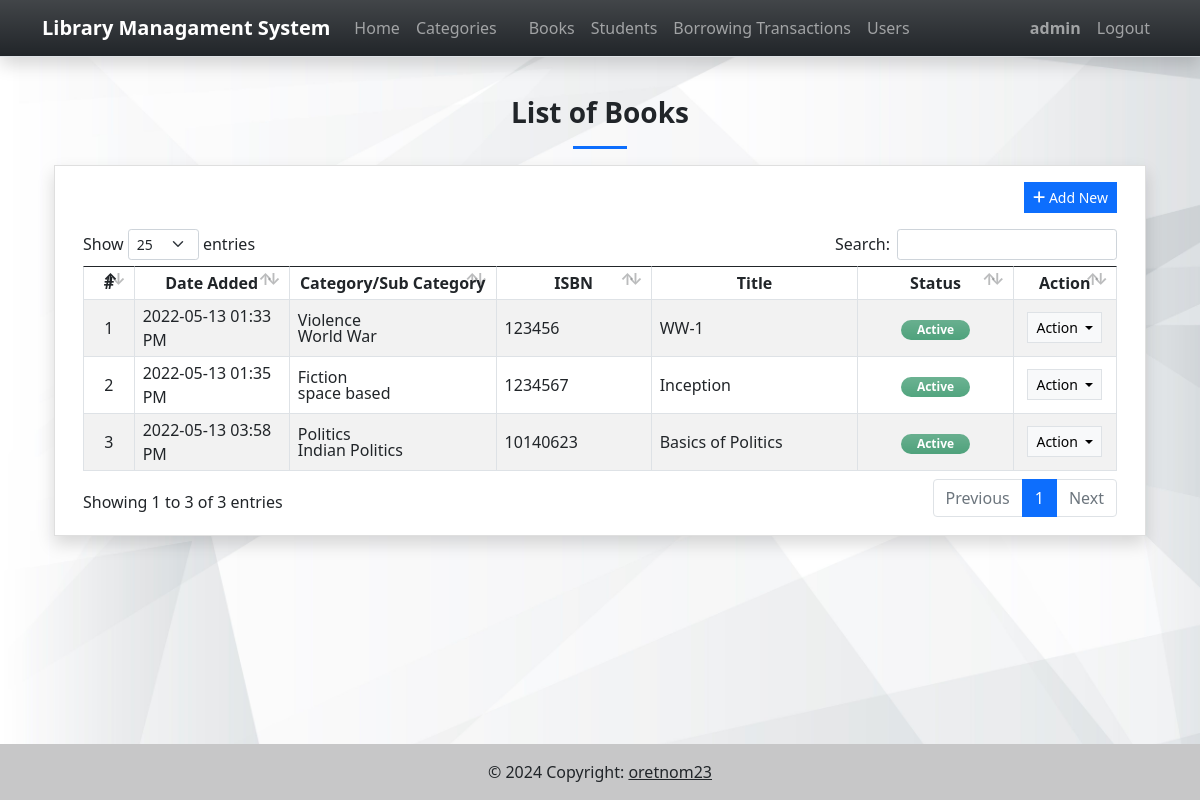
Page /books (signed in) on the committed database.
### lmsApp/models.py (models this page shows, shortened)
class Books(models.Model):
    sub_category = models.ForeignKey(SubCategory, on_delete= models.CASCADE)
    isbn = models.CharField(max_length=250)
    title = models.CharField(max_length=250)
    description = models.TextField(blank=True, null= True)
    author = models.TextField(blank=True, null= True)
    publisher = models.CharField(max_length=250)
    date_published = models.DateTimeField()
    status = models.CharField(max_length=2, choices=(('1','Active'), ('2','Inactive')), default = 1)
    delete_flag = models.IntegerField(default = 0)
    date_added = models.DateTimeField(default = timezone.now)
    date_created = models.DateTimeField(auto_now = True)
    class Meta:
        verbose_name_plural = "List of Books"

class SubCategory(models.Model):
    category = models.ForeignKey(Category, on_delete= models.CASCADE)
    name = models.CharField(max_length=250)
    description = models.TextField(blank=True, null= True)
    status = models.CharField(max_length=2, choices=(('1','Active'), ('2','Inactive')), default = 1)
    delete_flag = models.IntegerField(default = 0)
    date_added = models.DateTimeField(default = timezone.now)
    date_created = models.DateTimeField(auto_now = True)
    class Meta:
        verbose_name_plural = "List of Sub-Categories"

class Category(models.Model):
    name = models.CharField(max_length=250)
    description = models.TextField(blank=True, null= True)
    status = models.CharField(max_length=2, choices=(('1','Active'), ('2','Inactive')), default = 1)
    delete_flag = models.IntegerField(default = 0)
    date_added = models.DateTimeField(default = timezone.now)
    date_created = models.DateTimeField(auto_now = True)
    class Meta:
        verbose_name_plural = "List of Categories"

### lmsApp/views.py (the view)
# urls.py: path('books',views.books,name='book-page'),
@login_required
def books(request):
    context = context_data(request)
    context['page'] = 'book'
    context['page_title'] = "Book List"
    context['books'] = models.Books.objects.filter(delete_flag = 0).all()
    return render(request, 'books.html', context)

### lmsApp/views.py (called while the page is built)
def context_data(request):
    fullpath = request.get_full_path()
    abs_uri = request.build_absolute_uri()
    abs_uri = abs_uri.split(fullpath)[0]
    context = {
        'system_host' : abs_uri,
        'page_name' : '',
        'page_title' : '',
        'system_name' : 'Library Managament System',
        'topbar' : True,
        'footer' : True,
    }
    return context

### lmsApp/templates/books.html (shortened to what this page needs)
{% extends 'base.html' %} {% load static %} {% block pageContent %}
<section class="py-4">
    <div class="container">
        <h3 class="fw-bolder text-center">List of Books</h3>
        <center>
            <hr class="bg-primary opacity-100" style="height:3px" width="5%">
        </center>
        <div class="card rounded-0 shadow">
            <div class="card-body">
                <div class="container-fluid">
                    <div class="text-end mb-3">
                        <button class="btn btn-sm btn-primary rounded-0 bg-gradient-primary" type="button" id="create_new"><i class="fa fa-plus"></i> Add New</button>
                    </div>
                    <table class="table table-bordered table-striped" id="book-tbl">
                        <colgroup>
                            <col width="5%">
                            <col width="15%">
                            <col width="20%">
                            <col width="15%">
                            <col width="20%">
                            <col width="15%">
                            <col width="10%">
                        </colgroup>
                        <thead>
                            <tr>
                                <th class="text-center">#</th>
                                <th class="text-center">Date Added</th>
                                <th class="text-center">Category/Sub Category</th>
                                <th class="text-center">ISBN</th>
                                <th class="text-center">Title</th>
                                <th class="text-center">Status</th>
                                <th class="text-center">Action</th>
                            </tr>
                        </thead>
                        <tbody>
                            {% for book in books %}
                            <tr>
                                <td class="text-center">{{ forloop.counter }}</td>
                                <td>{{ book.date_added|date:"Y-m-d h:i A"}}</td>
                                <td>
                                    <div class="lh-1">
                                        <div>{{ book.sub_category.category.name}}</div>
                                        <div>{{ book.sub_category.name}}</div>
                                    </div>
                                </td>
                                <td>{{ book.isbn}}</td>
                                <td>{{ book.title }}</td>
                                <td class="text-center">
                                    {% if book.status == '1' %}
                                    <span class="badge badge-success bg-gradient bg-success px-3 rounded-pill bg-opacity-75 text-sm py-1">Active</span> {% else %}
                                    <span class="badge badge-secondary bg-gradient bg-secondary px-3 rounded-pill bg-opacity-75 text-sm py-1">Inactive</span> {% endif %}
                                </td>
                                <td class="text-center">
                                    <div class="dropdown">
                                        <button class="btn btn-light btn-sm rounded-0 border dropdown-toggle" type="button" id="abtn{{book.pk}}" data-bs-toggle="dropdown" aria-expanded="false">
                                          Action
                                        </button>
                                    </div>
                                </td>
                            </tr>
                            {% endfor %}
                        </tbody>
                    </table>
                </div>
            </div>
        </div>
    </div>
</section>
{% endblock pageContent %}

### lmsApp/templates/topNavigation.html (shortened to what this page needs)
{% load static %}
<header>
    <nav class="navbar navbar-expand-lg navbar-dark bg-dark bg-gradient fixed-top shadow border-bottom">
        <div class="container">
            <a class="navbar-brand" target="_blank" href="./">
                <b>{{system_name}}</b>
            </a>
            <div class="collapse navbar-collapse" id="navbarExample01">
                <ul class="navbar-nav me-auto mb-2 mb-lg-0" id="topNav">
                    {% if request.user.is_authenticated %}
                    <li class="nav-item">
                        <a class="nav-link" aria-current="page" href="{% url 'home-page' %}">Home</a>
                    </li>
                    <li class="nav-item">
                        <a class="nav-link" aria-current="page" href="{% url 'category-page' %}">Categories</a>
                    </li>
                    <li class="nav-item">
                        <a class="nav-link" aria-current="page" href="{% url 'sub_category-page' %}"></a>
                    </li>
                    <li class="nav-item">
                        <a class="nav-link" aria-current="page" href="{% url 'book-page' %}">Books</a>
                    </li>
                    <li class="nav-item">
                        <a class="nav-link" aria-current="page" href="{% url 'student-page' %}">Students</a>
                    </li>
                    <li class="nav-item">
                        <a class="nav-link" aria-current="page" href="{% url 'borrow-page' %}">Borrowing Transactions</a>
                    </li>
                    {% if request.user.is_superuser %}
                    <li class="nav-item">
                        <a class="nav-link" aria-current="page" href="{% url 'user-page' %}">Users</a>
                    </li>
                    {% endif %}
                    {% endif %}
                </ul>
                <ul class="navbar-nav d-flex flex-row">
                    {% if user.id %}
                    <li class="nav-item">
                        <a class="nav-link"  href="{% url 'profile-page' %}"><b>{{user.username}}</b></a>
                    </li>
                    <li class="nav-item">
                        <a class="nav-link" aria-current="page" href="{% url 'logout' %}">Logout</a>
                    </li>
                    {% else %}
                    <li class="nav-item">
                        <a class="nav-link" aria-current="page" href="{% url 'login-page' %}">Login</a>
                    </li>
                    {% endif %}
                </ul>
            </div>
        </div>
    </nav>
</header>

### static/assets/default/css/style.css (style rules this page uses)
html, body { height: 100%; width: 100%; max-height: 100%; overflow: auto; display: flex; flex-direction: column; }
body>header { flex-shrink: auto; }

### rows in the picture
Books: date_added "2022-05-13 01:33 PM", sub_category.category.name "Violence", sub_category.name "World War", isbn "123456", title "WW-1", status "Active"
Books: date_added "2022-05-13 01:35 PM", sub_category.category.name "Fiction", sub_category.name "space based", isbn "1234567", title "Inception", status "Active"
Books: date_added "2022-05-13 03:58 PM", sub_category.category.name "Politics", sub_category.name "Indian Politics", isbn "10140623", title "Basics of Politics", status "Active"

### other values in the picture
{{ system_name }} "Library Managament System"
{{ user.username }} "admin"
